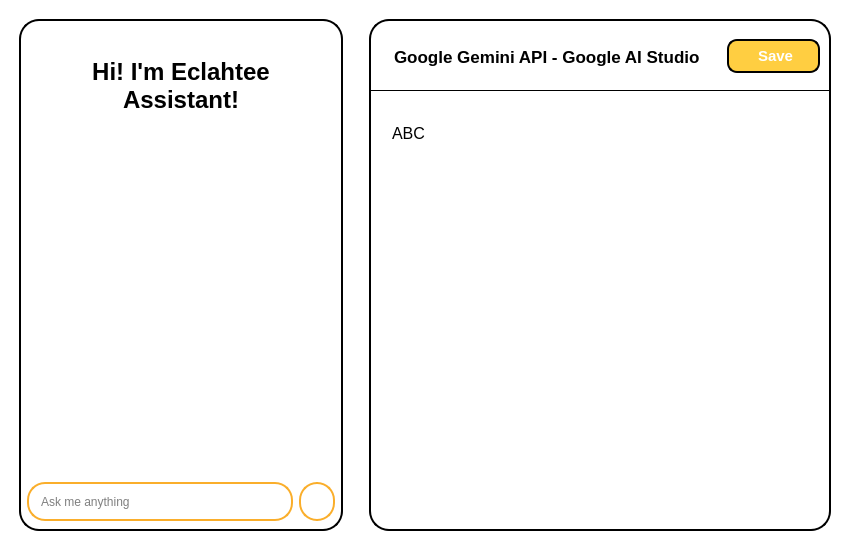
<?xml version="1.0" encoding="UTF-8"?>
<ui version="4.0">
 <class>MainWindow</class>
 <widget class="QMainWindow" name="MainWindow">
  <property name="geometry">
   <rect>
    <x>0</x>
    <y>0</y>
    <width>850</width>
    <height>550</height>
   </rect>
  </property>
  <property name="minimumSize">
   <size>
    <width>850</width>
    <height>550</height>
   </size>
  </property>
  <property name="windowTitle">
   <string>MainWindow</string>
  </property>
  <property name="styleSheet">
   <string notr="true">padding: 0px;
border: 0px;
background-color: white;</string>
  </property>
  <widget class="QWidget" name="centralwidget">
   <layout class="QHBoxLayout" name="horizontalLayout">
    <item>
     <widget class="QWidget" name="widget_3" native="true">
      <property name="styleSheet">
       <string notr="true">border: 2px solid black;
border-radius: 20px;
max-width: 320px;
margin: 10px;</string>
      </property>
      <layout class="QVBoxLayout" name="verticalLayout_3">
       <item>
        <widget class="QTextBrowser" name="textBrowser">
         <property name="styleSheet">
          <string notr="true">border: 0px;</string>
         </property>
         <property name="verticalScrollBarPolicy">
          <enum>Qt::ScrollBarAlwaysOff</enum>
         </property>
         <property name="horizontalScrollBarPolicy">
          <enum>Qt::ScrollBarAlwaysOff</enum>
         </property>
         <property name="html">
          <string>&lt;!DOCTYPE HTML PUBLIC &quot;-//W3C//DTD HTML 4.0//EN&quot; &quot;http://www.w3.org/TR/REC-html40/strict.dtd&quot;&gt;
&lt;html&gt;&lt;head&gt;&lt;meta name=&quot;qrichtext&quot; content=&quot;1&quot; /&gt;&lt;style type=&quot;text/css&quot;&gt;
p, li { white-space: pre-wrap; }
&lt;/style&gt;&lt;/head&gt;&lt;body style=&quot; font-family:'MS Shell Dlg 2'; font-size:8.25pt; font-weight:400; font-style:normal;&quot;&gt;
&lt;p align=&quot;center&quot; style=&quot;-qt-paragraph-type:empty; margin-top:0px; margin-bottom:0px; margin-left:0px; margin-right:0px; -qt-block-indent:0; text-indent:0px;&quot;&gt;&lt;br /&gt;&lt;/p&gt;
&lt;p align=&quot;center&quot; style=&quot;-qt-paragraph-type:empty; margin-top:0px; margin-bottom:0px; margin-left:0px; margin-right:0px; -qt-block-indent:0; text-indent:0px;&quot;&gt;&lt;br /&gt;&lt;/p&gt;
&lt;p align=&quot;center&quot; style=&quot; margin-top:0px; margin-bottom:0px; margin-left:0px; margin-right:0px; -qt-block-indent:0; text-indent:0px;&quot;&gt;&lt;span style=&quot; font-family:'Segoe UI'; font-size:18pt; font-weight:600;&quot;&gt;Hi! I'm Eclahtee Assistant!&lt;/span&gt;&lt;/p&gt;&lt;/body&gt;&lt;/html&gt;</string>
         </property>
        </widget>
       </item>
       <item>
        <widget class="QWidget" name="widget_5" native="true">
         <property name="styleSheet">
          <string notr="true">max-height: 50px;
min-height: 50px;
border: 0px;
margin: 5px;</string>
         </property>
         <layout class="QHBoxLayout" name="horizontalLayout_2">
          <item>
           <widget class="QLineEdit" name="lineEdit">
            <property name="styleSheet">
             <string notr="true">QLineEdit{
	background-color: white;
	border: 2px solid #faae2b;
	max-height: 35px;
	min-height: 35px;
	border-radius: 18px;
	padding-left: 10px;
	margin: 0px;
}

QLineEdit:hover{
	background-color: white;
	border: 3px solid #faae2b;
	max-height: 35px;
	min-height: 35px;
	border-radius: 18px;
	padding-left: 10px;
	margin: 0px;
}

QLineEdit:pressed{
	background-color: rgb(235, 235, 235);
	border: 3px solid #faae2b;
	max-height: 35px;
	min-height: 35px;
	border-radius: 18px;
	padding-left: 10px;
	margin: 0px;
}</string>
            </property>
            <property name="placeholderText">
             <string>Ask me anything</string>
            </property>
           </widget>
          </item>
          <item>
           <widget class="QPushButton" name="pushButton">
            <property name="styleSheet">
             <string notr="true">QPushButton{
	background-color: white;
	border: 2px solid #faae2b;
	max-height: 35px;
	min-height: 35px;
	border-radius: 18px;
	margin: 0px;
}

QPushButton:hover{
	background-color: white;
	border: 3px solid #faae2b;
	max-height: 35px;
	min-height: 35px;
	border-radius: 18px;
	margin: 0px;
}

QPushButton:pressed{
	background-color: rgb(235, 235, 235);
	border: 3px solid #faae2b;
	max-height: 35px;
	min-height: 35px;
	border-radius: 18px;
	margin: 0px;
}</string>
            </property>
            <property name="text">
             <string/>
            </property>
            <property name="icon">
             <iconset>
              <normaloff>../Image/send.png</normaloff>../Image/send.png</iconset>
            </property>
            <property name="iconSize">
             <size>
              <width>32</width>
              <height>32</height>
             </size>
            </property>
           </widget>
          </item>
         </layout>
        </widget>
       </item>
      </layout>
     </widget>
    </item>
    <item>
     <widget class="QWidget" name="widget_2" native="true">
      <property name="styleSheet">
       <string notr="true">background-color: white;
border-radius: 20px;
border: 2px solid black;
margin: 10px;</string>
      </property>
      <layout class="QVBoxLayout" name="verticalLayout_2">
       <item>
        <widget class="QWidget" name="widget" native="true">
         <property name="styleSheet">
          <string notr="true">background-color: transparent;
border: 0px;
border-radius: 0px;
margin: 3px;
border-bottom: 1px solid black;</string>
         </property>
         <layout class="QHBoxLayout" name="horizontalLayout_3">
          <item>
           <widget class="QLabel" name="label">
            <property name="font">
             <font>
              <family>Segoe UI</family>
              <pointsize>13</pointsize>
              <weight>75</weight>
              <bold>true</bold>
             </font>
            </property>
            <property name="styleSheet">
             <string notr="true">max-height: 50px;
min-height: 50px;
border: 0px;
border-radius: 0px;
padding-left: 10px;
padding-right: 10px;
margin: 3px;
margin-top: 5px;
background-color: transparent;</string>
            </property>
            <property name="text">
             <string>Google Gemini API - Google AI Studio</string>
            </property>
            <property name="alignment">
             <set>Qt::AlignLeading|Qt::AlignLeft|Qt::AlignVCenter</set>
            </property>
           </widget>
          </item>
          <item>
           <widget class="QPushButton" name="pushButton_6">
            <property name="font">
             <font>
              <family>Segoe UI</family>
              <pointsize>11</pointsize>
              <weight>75</weight>
              <bold>true</bold>
             </font>
            </property>
            <property name="styleSheet">
             <string notr="true">QPushButton{
	border: 2px solid black;
	height: 30px;
	border-radius: 10px;
	background-color: #FFCE41;
	color: white;
	max-width: 90px;
}

QPushButton::hover{
	border: 3px solid black;
	height: 30px;
	border-radius: 10px;
	background-color: #FFCE41;
	max-width: 90px;
}

QPushButton::pressed{
	border: 3px solid black;
	height: 30px;
	border-radius: 10px;
	background-color: rgb(234, 188, 59);
	max-width: 90px;
}</string>
            </property>
            <property name="text">
             <string> Save</string>
            </property>
            <property name="icon">
             <iconset>
              <normaloff>../Image/save.png</normaloff>../Image/save.png</iconset>
            </property>
            <property name="iconSize">
             <size>
              <width>20</width>
              <height>20</height>
             </size>
            </property>
           </widget>
          </item>
         </layout>
        </widget>
       </item>
       <item>
        <widget class="QTextBrowser" name="textBrowser_2">
         <property name="styleSheet">
          <string notr="true">padding: 10px;
border: 0px solid black;</string>
         </property>
         <property name="verticalScrollBarPolicy">
          <enum>Qt::ScrollBarAlwaysOff</enum>
         </property>
         <property name="horizontalScrollBarPolicy">
          <enum>Qt::ScrollBarAlwaysOff</enum>
         </property>
         <property name="html">
          <string>&lt;!DOCTYPE HTML PUBLIC &quot;-//W3C//DTD HTML 4.0//EN&quot; &quot;http://www.w3.org/TR/REC-html40/strict.dtd&quot;&gt;
&lt;html&gt;&lt;head&gt;&lt;meta name=&quot;qrichtext&quot; content=&quot;1&quot; /&gt;&lt;style type=&quot;text/css&quot;&gt;
p, li { white-space: pre-wrap; }
&lt;/style&gt;&lt;/head&gt;&lt;body style=&quot; font-family:'MS Shell Dlg 2'; font-size:8.25pt; font-weight:400; font-style:normal;&quot;&gt;
&lt;p style=&quot; margin-top:0px; margin-bottom:0px; margin-left:0px; margin-right:0px; -qt-block-indent:0; text-indent:0px;&quot;&gt;&lt;span style=&quot; font-family:'Segoe UI'; font-size:12pt;&quot;&gt;ABC&lt;/span&gt;&lt;/p&gt;&lt;/body&gt;&lt;/html&gt;</string>
         </property>
        </widget>
       </item>
      </layout>
     </widget>
    </item>
   </layout>
  </widget>
 </widget>
 <resources/>
 <connections/>
</ui>
